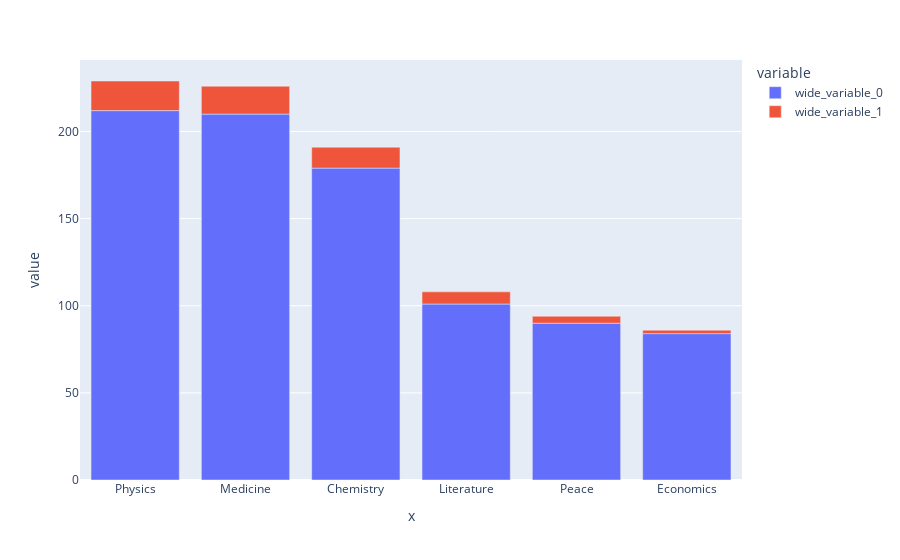

The notebook cell saved with this chart:
### Code cell
df_data[df_data.category == "Economics"].sort_values("year").head(1)
bar = px.bar(x = categoryM.index, # index = category name
             y = [categoryM.values,categoryF.values])
 
bar.show()

### Figure 1 — Plotly figure (JSON) as saved in the notebook; plotly's stock layout.template omitted (floating-point values rounded to 4 significant figures)
{"data": [{"alignmentgroup": "True", "hovertemplate": "variable=wide_variable_0<br>x=%{x}<br>value=%{y}<extra></extra>", "legendgroup": "wide_variable_0", "marker": {"color": "#636efa", "pattern": {"shape": ""}}, "name": "wide_variable_0", "offsetgroup": "wide_variable_0", "orientation": "v", "showlegend": true, "textposition": "auto", "type": "bar", "x": ["Physics", "Medicine", "Chemistry", "Literature", "Peace", "Economics"], "xaxis": "x", "y": [212, 210, 179, 101, 90, 84], "yaxis": "y"}, {"alignmentgroup": "True", "hovertemplate": "variable=wide_variable_1<br>x=%{x}<br>value=%{y}<extra></extra>", "legendgroup": "wide_variable_1", "marker": {"color": "#EF553B", "pattern": {"shape": ""}}, "name": "wide_variable_1", "offsetgroup": "wide_variable_1", "orientation": "v", "showlegend": true, "textposition": "auto", "type": "bar", "x": ["Physics", "Medicine", "Chemistry", "Literature", "Peace", "Economics"], "xaxis": "x", "y": [17, 16, 12, 7, 4, 2], "yaxis": "y"}], "layout": {"barmode": "relative", "legend": {"title": {"text": "variable"}, "tracegroupgap": 0}, "margin": {"t": 60}, "xaxis": {"anchor": "y", "domain": [0, 1], "title": {"text": "x"}}, "yaxis": {"anchor": "x", "domain": [0, 1], "title": {"text": "value"}}}}
